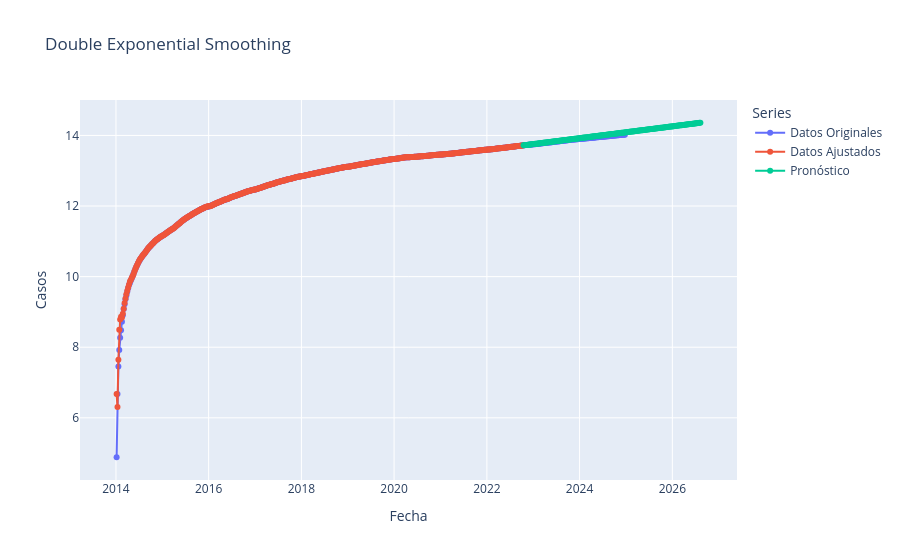

The code cell stored with this chart in its notebook:
### Code cell
y = 'valor'
mode = 'lines+markers'
fig = go.Figure()
fig.add_trace(go.Scatter(x=df_original['fecha'], y=df_original[y], mode=mode, name='Datos Originales'))
fig.add_trace(go.Scatter(x=df_ajustado['fecha'], y=df_ajustado[y], mode=mode, name='Datos Ajustados'))
fig.add_trace(go.Scatter(x=df_pronostico2['fecha'], y=df_pronostico2[y], mode=mode, name='Pronóstico'))

fig.update_layout(
    title='Double Exponential Smoothing',
    xaxis_title='Fecha',
    yaxis_title='Casos',
    legend_title='Series'
)
fig.show()

### Figure 1 — Plotly figure (JSON) as saved in the notebook; plotly's stock layout.template omitted (floating-point values rounded to 4 significant figures; data arrays with more than 128 entries replaced by an {"elided": "..."} marker saying what was removed)
{"data": [{"mode": "lines+markers", "name": "Datos Originales", "type": "scatter", "x": {"elided": "573 str values"}, "y": {"elided": "573 float values"}}, {"mode": "lines+markers", "name": "Datos Ajustados", "type": "scatter", "x": {"elided": "458 str values"}, "y": {"elided": "458 float values"}}, {"mode": "lines+markers", "name": "Pronóstico", "type": "scatter", "x": {"elided": "200 str values"}, "y": {"elided": "200 float values"}}], "layout": {"legend": {"title": {"text": "Series"}}, "title": {"text": "Double Exponential Smoothing"}, "xaxis": {"title": {"text": "Fecha"}}, "yaxis": {"title": {"text": "Casos"}}}}
